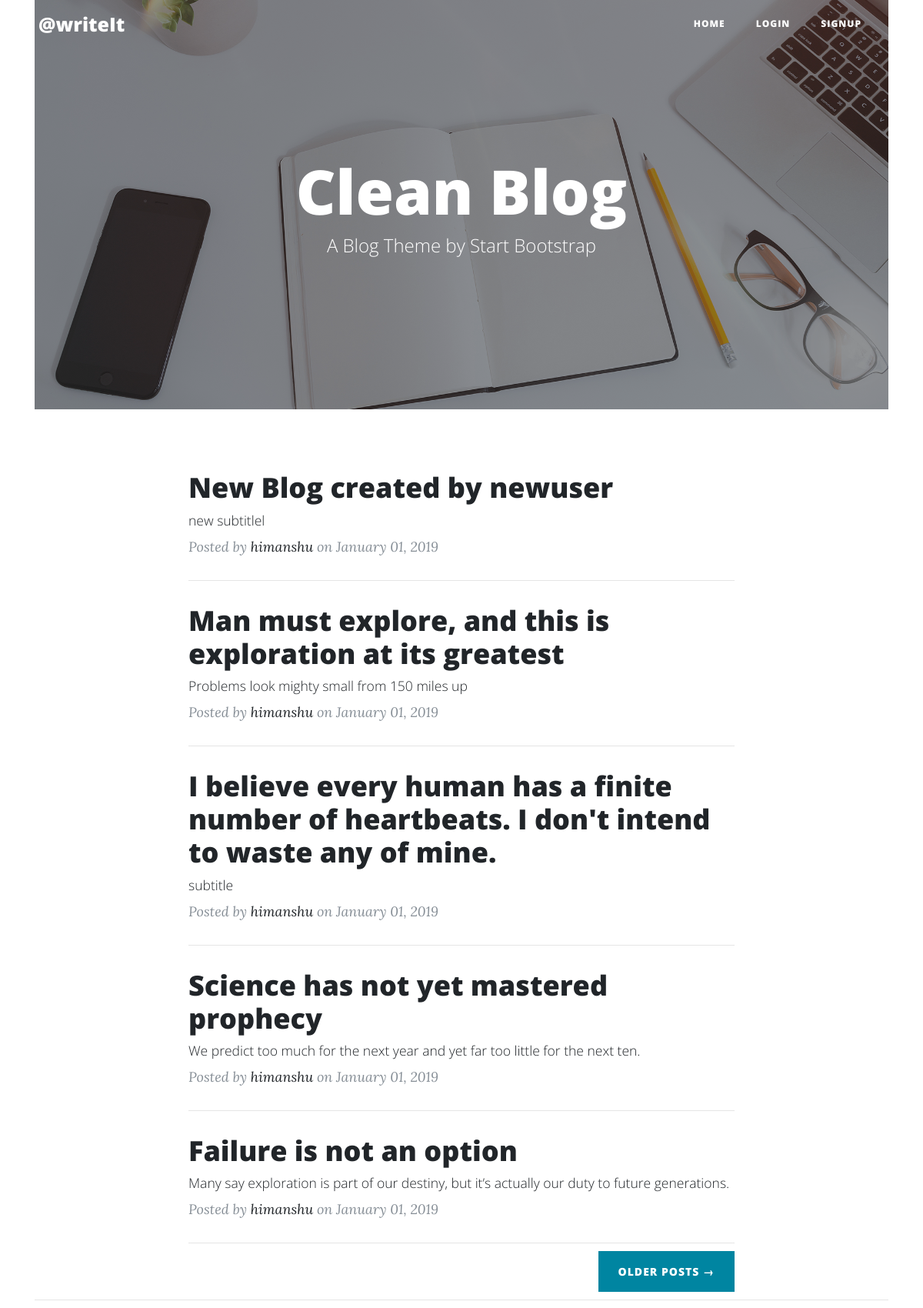
The app's page /index/ with its own data.
### blog/models.py (models this page shows, shortened)
class Post(models.Model):
    title = models.CharField(max_length=200)
    subtitle = models.CharField(max_length=100)
    content = models.TextField()
    date_posted = models.DateTimeField(default = timezone.now)
    author = models.ForeignKey(User,on_delete=models.CASCADE)

### blog/views.py (the view)
# urls.py: path('index/',index,name="blog-index")
def index(request):
    context = {
        'posts':Post.objects.all()
    }
    return render(request,'blog/index.html',context)

### blog/templates/blog/index.html (shortened to what this page needs)
{% extends "blog/base.html" %}
{% load static %}
{% block staticfiles %}
  <link href="{% static 'blog/all.min.css' %}" rel="stylesheet" type="text/css">
{% endblock staticfiles %}
{% block content %}
  <header class="masthead" style="background-image: url('{% static 'blog/home-bg.jpg' %}')">
      <div class="overlay"></div>
      <div class="container">
        <div class="row">
          <div class="col-lg-8 col-md-10 mx-auto">
            <div class="site-heading">
              <h1>Clean Blog</h1>
              <span class="subheading">A Blog Theme by Start Bootstrap</span>
            </div>
          </div>
        </div>
      </div>
    </header>
    <div class="container">
      <div class="row">
        <div class="col-lg-8 col-md-10 mx-auto">
        {% for post in posts %}
          <div class="post-preview">
            <a href="post.html">
              <h2 class="post-title">
              {{ post.title }}
              </h2>
              <h3 class="post-subtitle">
              {{ post.subtitle }}
              </h3>
            </a>
            <p class="post-meta">Posted by
              <a href="#">{{ post.author.username }}</a>
              on {{ post.date_posted|date:"F d, Y" }}</p>
          </div>
          <hr>
        {% endfor %}
          <div class="clearfix">
            <a class="btn btn-primary float-right" href="#">Older Posts &rarr;</a>
          </div>
        </div>
      </div>
    </div>
    <hr>
{% endblock content %}

### blog/templates/blog/base.html (shortened to what this page needs)
{% load static %}
<!DOCTYPE html>
<html lang="en">
  <head>
    <link rel="stylesheet" href="https://maxcdn.bootstrapcdn.com/bootstrap/3.3.4/css/bootstrap.min.css">
    <link href="{% static 'blog/bootstrap.min.css' %}" rel="stylesheet">
    {% block staticfiles %}
    {% endblock staticfiles %}
    <link href="{% static 'blog/fontawesome.min.css' %}" rel="stylesheet" type="text/css">
    <link href="{% static 'blog/clean-blog.min.css' %}" rel="stylesheet">
  </head>
  <body>
    <nav class="navbar navbar-expand-lg navbar-light fixed-top" id="mainNav">
      <div class="container">
        <a class="navbar-brand" href="home.html"><h1>@writeIt</h1></a>
        <div class="collapse navbar-collapse" id="navbarResponsive">
          <ul class="navbar-nav ml-auto">
            {% if user.is_authenticated %}
              <li class="nav-item">
                <a class="nav-link" href="{% url 'blog-index'%}">Index</a>
              </li>
              <li class="nav-item">
                <a class="nav-link" href="#">Create</a>
              </li>
              <li class="nav-item">
                <a class="nav-link" href="{% url 'logout'%}">Logout</a>
              </li>
            {% else %}
              <li class="nav-item active">
                <a class="nav-link" href="{% url 'blog-home' %}">Home</a>
              </li>
              <li class="nav-item">
                <a class="nav-link" href="{% url 'login' %}">Login</a>
              </li>
              <li class="nav-item">
                <a class="nav-link" href="{% url 'register' %}">SignUp</a>
              </li>
            {% endif %}
          </ul>
        </div>
      </div>
    </nav>
    <div class="container">
    {% block content %}
    {% endblock content %}
    </div>
  </body>
</html>

### records on screen
Post: title "New Blog created by newuser", subtitle "new subtitlel", author.username "himanshu", date_posted "January 01, 2019"
Post: title "Man must explore, and this is exploration at its greatest", subtitle "Problems look mighty small from 150 miles up", author.username "himanshu", date_posted "January 01, 2019"
Post: title "I believe every human has a finite number of heartbeats. I don't intend to waste any of mine.", subtitle "subtitle", author.username "himanshu", date_posted "January 01, 2019"
Post: title "Science has not yet mastered prophecy", subtitle "We predict too much for the next year and yet far too little for the next ten.", author.username "himanshu", date_posted "January 01, 2019"
Post: title "Failure is not an option", subtitle "Many say exploration is part of our destiny, but it’s actually our duty to future generations.", author.username "himanshu", date_posted "January 01, 2019"
